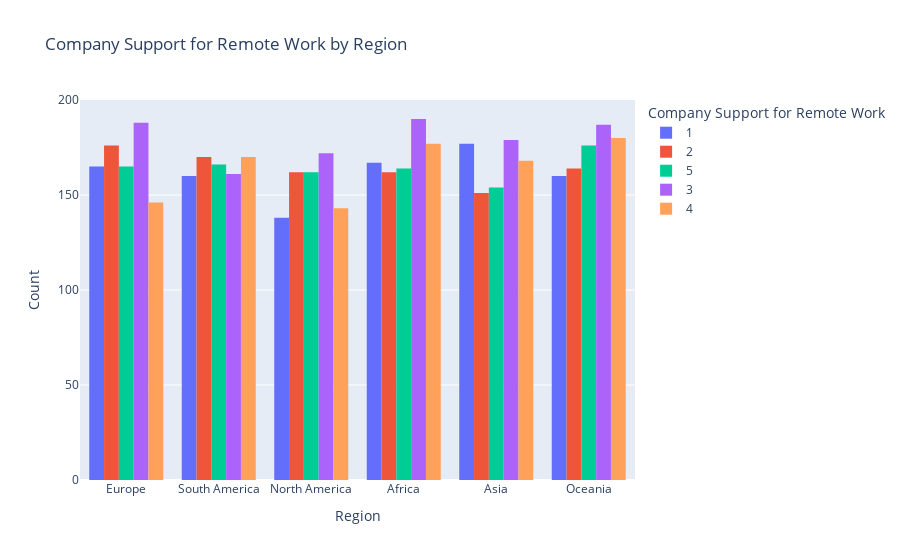

The notebook cell this image was saved under:
### Code cell
#Plotting company support by region

import plotly.express as px

fig = px.histogram(data, x='Region', color='Company_Support_for_Remote_Work', barmode='group', title='Company Support for Remote Work by Region')
fig.update_layout(xaxis_title='Region', yaxis_title='Count', legend_title='Company Support for Remote Work')
fig.show()

### Figure 1 — Plotly figure (JSON) as saved in the notebook; plotly's stock layout.template omitted (floating-point values rounded to 4 significant figures; data arrays with more than 128 entries replaced by an {"elided": "..."} marker saying what was removed)
{"data": [{"alignmentgroup": "True", "bingroup": "x", "hovertemplate": "Company_Support_for_Remote_Work=1<br>Region=%{x}<br>count=%{y}<extra></extra>", "legendgroup": "1", "marker": {"color": "#636efa", "pattern": {"shape": ""}}, "name": "1", "offsetgroup": "1", "orientation": "v", "showlegend": true, "type": "histogram", "x": {"elided": "967 str values"}, "xaxis": "x", "yaxis": "y"}, {"alignmentgroup": "True", "bingroup": "x", "hovertemplate": "Company_Support_for_Remote_Work=2<br>Region=%{x}<br>count=%{y}<extra></extra>", "legendgroup": "2", "marker": {"color": "#EF553B", "pattern": {"shape": ""}}, "name": "2", "offsetgroup": "2", "orientation": "v", "showlegend": true, "type": "histogram", "x": {"elided": "985 str values"}, "xaxis": "x", "yaxis": "y"}, {"alignmentgroup": "True", "bingroup": "x", "hovertemplate": "Company_Support_for_Remote_Work=5<br>Region=%{x}<br>count=%{y}<extra></extra>", "legendgroup": "5", "marker": {"color": "#00cc96", "pattern": {"shape": ""}}, "name": "5", "offsetgroup": "5", "orientation": "v", "showlegend": true, "type": "histogram", "x": {"elided": "987 str values"}, "xaxis": "x", "yaxis": "y"}, {"alignmentgroup": "True", "bingroup": "x", "hovertemplate": "Company_Support_for_Remote_Work=3<br>Region=%{x}<br>count=%{y}<extra></extra>", "legendgroup": "3", "marker": {"color": "#ab63fa", "pattern": {"shape": ""}}, "name": "3", "offsetgroup": "3", "orientation": "v", "showlegend": true, "type": "histogram", "x": {"elided": "1077 str values"}, "xaxis": "x", "yaxis": "y"}, {"alignmentgroup": "True", "bingroup": "x", "hovertemplate": "Company_Support_for_Remote_Work=4<br>Region=%{x}<br>count=%{y}<extra></extra>", "legendgroup": "4", "marker": {"color": "#FFA15A", "pattern": {"shape": ""}}, "name": "4", "offsetgroup": "4", "orientation": "v", "showlegend": true, "type": "histogram", "x": {"elided": "984 str values"}, "xaxis": "x", "yaxis": "y"}], "layout": {"barmode": "group", "legend": {"title": {"text": "Company Support for Remote Work"}, "tracegroupgap": 0}, "title": {"text": "Company Support for Remote Work by Region"}, "xaxis": {"anchor": "y", "domain": [0, 1], "title": {"text": "Region"}}, "yaxis": {"anchor": "x", "domain": [0, 1], "title": {"text": "Count"}}}}
